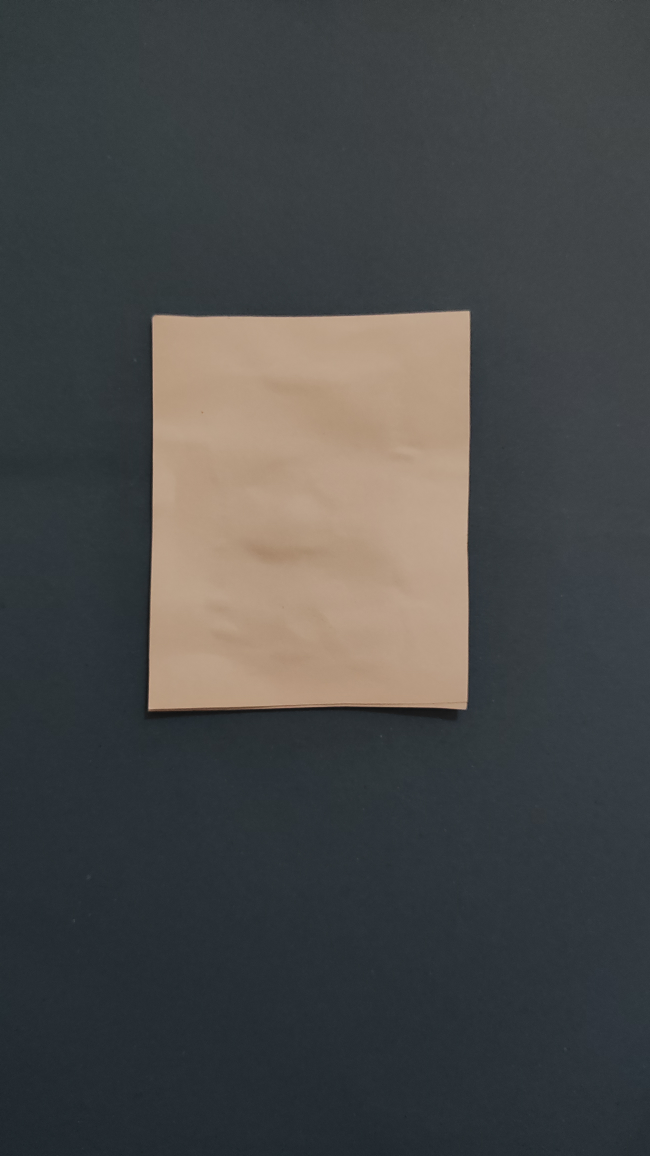
#> input picture PA-PC_202131052_Yoga Aria Kusuma_B/Program/d.jpg, 2600 x 4624 px (shown at 1/4 size)
$ jupyter execute 'UAS_202131052_Yoga Aria Kusuma.ipynb'
#> lines starting #> are read from the running program, lines starting #| are printed output that depends on the picture; after the words box and inside, x2 and y2 are one past the last pixel; in counts of white or black regions, pixels touching at a corner belong together
## 202131052_Yoga Aria Kusuma

### Import Library

[cell 1]
import cv2 as cv
import numpy as np
import matplotlib.pyplot as plt

### Deteksi Gambar

[cell 2]
img = cv.imread('d.jpg')
#> img is the input picture: shape (4624, 2600, 3); mean B, G, R 72.5, 72.8, 72

[cell 3]
cv.imshow("contour", img)
cv.waitKey(0)
cv.destroyAllWindows()

### Menampilkan Tepi Pada Gambar

[cell 4]
gray = cv.cvtColor(img, cv.COLOR_BGR2RGB)
edges= cv.Canny(img, 30, 150)
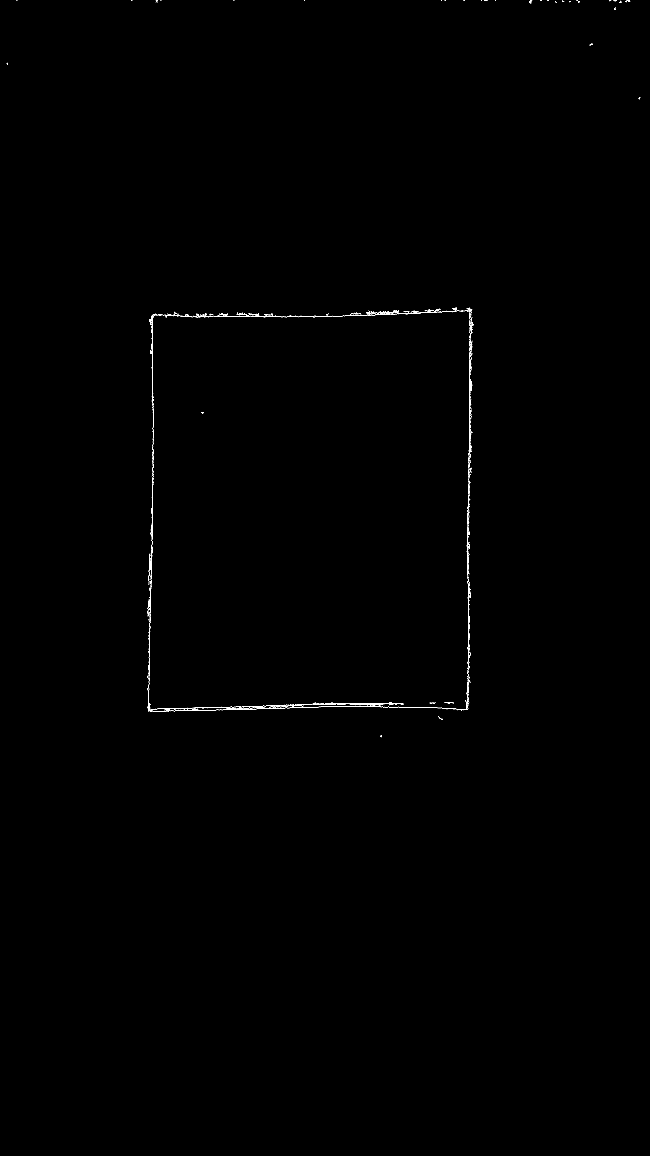
#> edges: shape (4624, 2600) (shown at 1/4 size); 0.11% white in thin lines or dots, all inside (x1, y1, x2, y2) = (26, 0, 2562, 2949)
#edges digunakan untuk melakukan pendeteksian
#canny digunakan detekesi gambar

[cell 5]
lines = cv.HoughLinesP(edges, 1, np.pi/180, 30, maxLineGap = 250) #digunakan untuk mendeteksi garis cv.houghlines
#> lines = 97 rows, first 6: [954, 2838, 1874, 2806], [1869, 2231, 1886, 1240], [595, 2844, 612, 1837], [593, 2844, 613, 1691], [1113, 2820, 1872, 2833], [606, 1266, 1312, 1266]
img_line = img.copy()

[cell 6]
for line in lines:
    x1, y1, x2, y2, = line[0]
    cv.line(img_line, (x1,y1), (x2,y2), (0,0,225), 6)
#> this loop made 97 passes
#> (x1, y1, x2, y2) on passes 1 to 12: (954, 2838, 1874, 2806), (1869, 2231, 1886, 1240), (595, 2844, 612, 1837), (593, 2844, 613, 1691), (1113, 2820, 1872, 2833), (606, 1266, 1312, 1266), (1868, 2127, 1879, 2728), (604, 2846, 1557, 2812), (606, 2847, 1598, 2812), (673, 2837, 1379, 2812), (1467, 1248, 1885, 1241), (857, 2841, 1869, 2806)

### Tampilan Menggunakan Figure & Axis (Fungsi Matplotlib)

[cell 7]
gray1 = cv.cvtColor(img_line, cv.COLOR_BGR2RGB)

#Tampilan Menggunakan Index
fig, axs = plt.subplots(1,2, figsize = (10,10))
ax = axs.ravel()

#Tampilan Asli
ax[0].imshow(gray, cmap= 'gray')
ax[0].set_title('Citra Asli')

#Tampilan Edges
ax[1].imshow(gray1, cmap= 'gray')
ax[1].set_title('Setelah Edges')
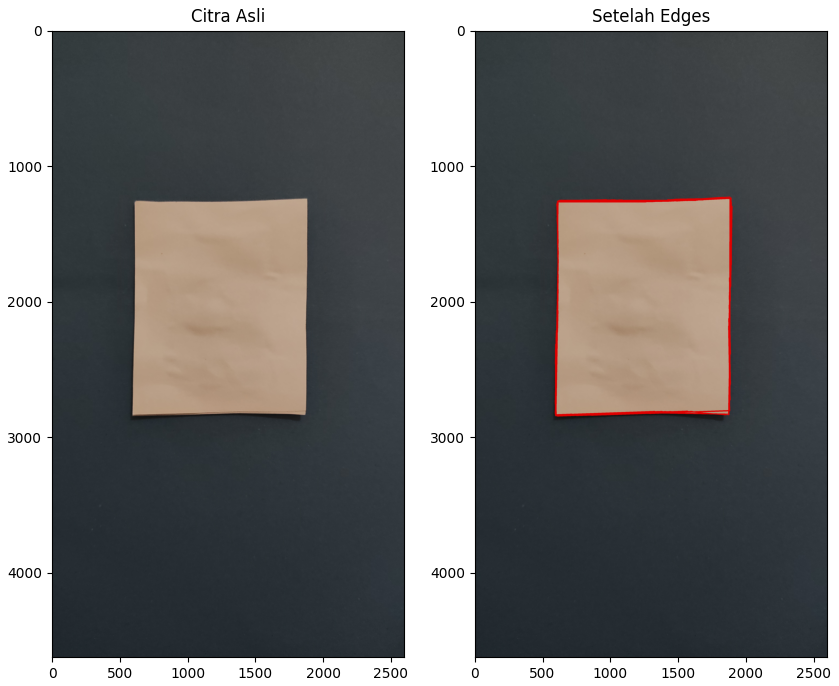
#> figure drawn by matplotlib, 2 panels

### Membuat Background Gambar Berwarna Putih

[cell 8]
img_line = np.ones_like(img) * 255  # Mengubah semua piksel menjadi putih (255)

### Membuat Garis Tepi

[cell 9]
for line in lines:
    x1, y1, x2, y2 = line[0]
    cv.line(img_line, (x1, y1), (x2, y2), (0, 0, 225), 6)  # Garis tepi berwarna merah (255, 0, 0)
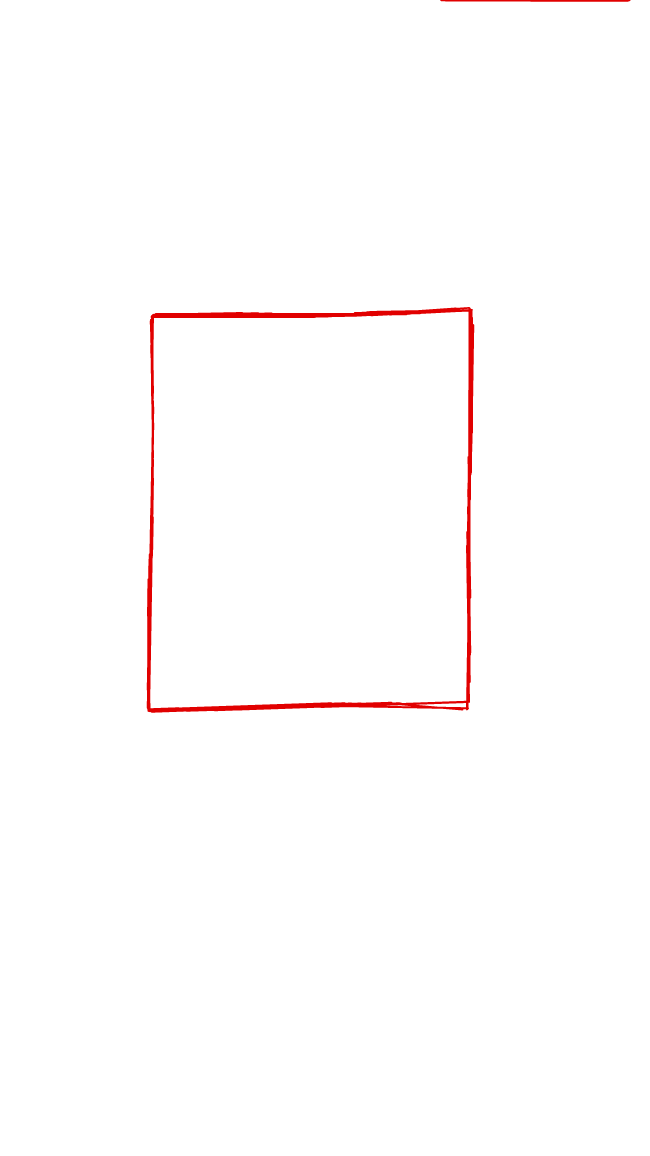
#> img_line: shape (4624, 2600, 3) (shown at 1/4 size); mean B, G, R 252.8, 252.8, 254.7

[cell 10]
gray1 = cv.cvtColor(img_line, cv.COLOR_BGR2RGB)

# Tampilan Menggunakan Index
fig, axs = plt.subplots(1, 2, figsize=(10, 10))
ax = axs.ravel()

# Tampilan Asli
ax[0].imshow(gray, cmap='gray')
ax[0].set_title('Citra Asli')

# Tampilan Edges
ax[1].imshow(gray1, cmap='gray')
ax[1].set_title('Setelah Edges')

plt.show()
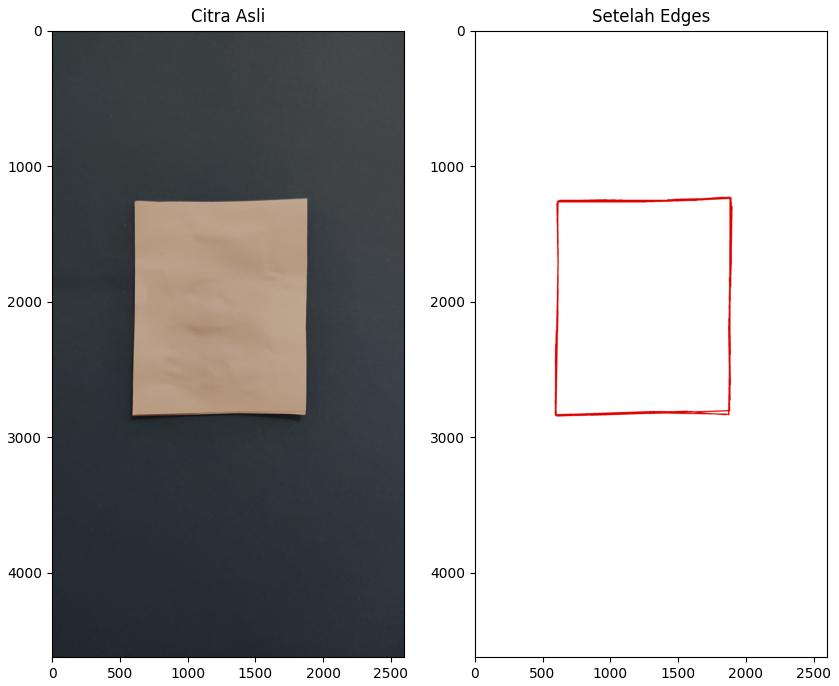
#> figure drawn by matplotlib, 2 panels
